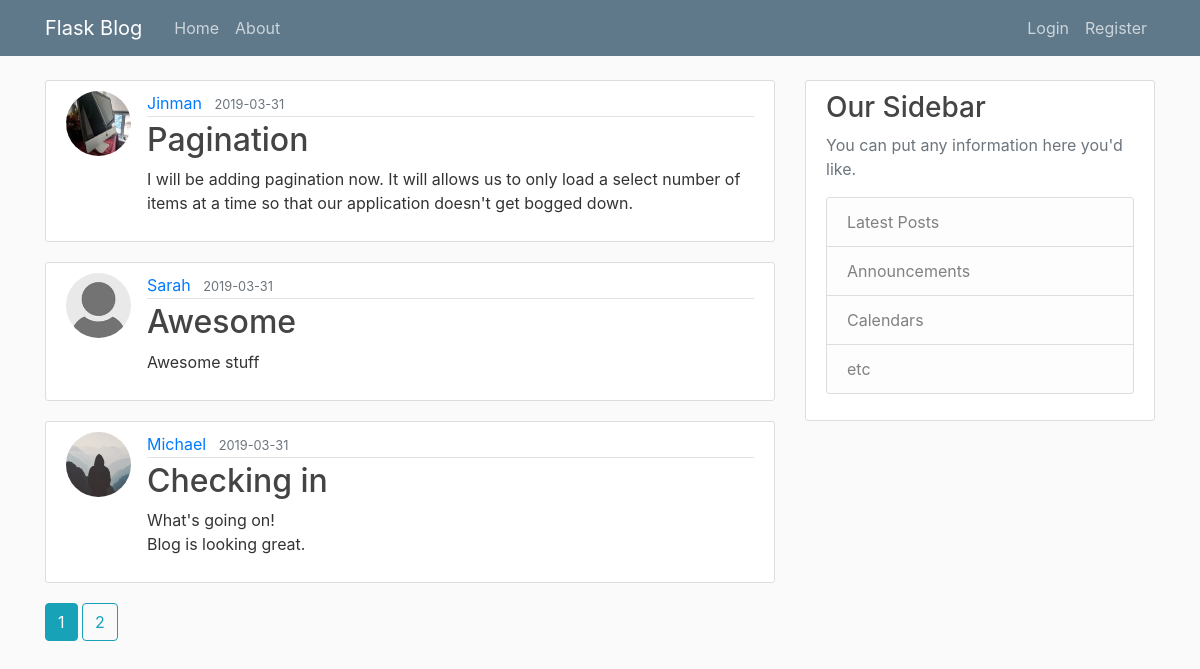
The page /home on the database its author committed.
### flaskblog/models.py (models this page shows, shortened)
class Post(db.Model):
	id = db.Column(db.Integer, primary_key=True)
	title = db.Column(db.String(100), nullable=False)
	date_posted = db.Column(db.DateTime, nullable=False, default=datetime.utcnow)
	content = db.Column(db.Text, nullable=False)
	user_id = db.Column(db.Integer, db.ForeignKey('user.id'), nullable=False)

class User(db.Model, UserMixin):
	id = db.Column(db.Integer, primary_key=True)
	username = db.Column(db.String(20), unique=True, nullable=False)
	email = db.Column(db.String(120), unique=True, nullable=False)
	image_file = db.Column(db.String(20), nullable=False, default='default.jpg')
	password = db.Column(db.String(15), nullable=False)
	posts = db.relationship('Post', backref='author', lazy=True)

### flaskblog/main/routes.py (the view)
@main.route("/")
@main.route("/home")
def home():
	page = request.args.get('page', 1, type=int)
	posts = Post.query.order_by(Post.date_posted.desc()).paginate(page=page, per_page=3)
	return render_template('home.html', posts=posts)

### flaskblog/templates/home.html
{% extends "layout.html" %}
{% block content %}
	{% for post in posts.items %}
		<article class="media content-section">
		  <img class="rounded-circle article-img" src="{{ url_for('static', filename='image/' + post.author.image_file)}}">
		  <div class="media-body">
		    <div class="article-metadata">
		      <a class="mr-2" href="{{ url_for('users.user_posts', username=post.author.username)}}">{{ post.author.username }}</a>
		      <small class="text-muted">{{ post.date_posted.strftime('%Y-%m-%d') }}</small>
		    </div>
		    <h2><a class="article-title" href="{{ url_for('posts.post', post_id=post.id)}}">{{ post.title }}</a></h2>
		    <p class="article-content">{{ post.content }}</p>
		  </div>
		</article>
	{% endfor %}
	{% for page_num in posts.iter_pages(left_edge=1, right_edge=1, left_current=1, right_current=2) %}
		{% if page_num %}
			{% if posts.page == page_num %}
			<a class="btn btn-info mb-4" href="{{ url_for('main.home', page=page_num) }}">{{ page_num }}</a>
			{% else %}
			<a class="btn btn-outline-info mb-4" href="{{ url_for('main.home', page=page_num) }}">{{ page_num }}</a>
			{% endif %}
		{% else %}
			....
		{% endif %}
	{% endfor %}
{% endblock content %}

### flaskblog/templates/layout.html (shortened to what this page needs)
<!DOCTYPE html>
<html>
<head>
    <link rel="stylesheet" href="https://stackpath.bootstrapcdn.com/bootstrap/4.3.1/css/bootstrap.min.css">
    <link rel="stylesheet" type="text/css" href="{{ url_for('static', filename='main.css') }}">
</head>
<body>
	<header class="site-header">
	  <nav class="navbar navbar-expand-md navbar-dark bg-steel fixed-top">
	    <div class="container">
	      <a class="navbar-brand mr-4" href="/">Flask Blog</a>
	      <div class="collapse navbar-collapse" id="navbarToggle">
	        <div class="navbar-nav mr-auto">
	          <a class="nav-item nav-link" href="{{ url_for('main.home') }}">Home</a>
	          <a class="nav-item nav-link" href="{{ url_for('main.about') }}">About</a>
	        </div>
	        <div class="navbar-nav">
	          {% if current_user.is_authenticated %}
	           	  <a class="nav-item nav-link" href="{{ url_for('posts.new_post') }}">New Post</a>
	          	  <a class="nav-item nav-link" href="{{ url_for('users.account') }}">Account</a>
	          	  <a class="nav-item nav-link" href="{{ url_for('users.logout') }}">Logout</a>
	          {% else %}
		          <a class="nav-item nav-link" href="{{ url_for('users.login') }}">Login</a>
		          <a class="nav-item nav-link" href="{{ url_for('users.register') }}">Register</a>
	          {% endif %}
	        </div>
	      </div>
	    </div>
	  </nav>
	</header>
	<main role="main" class="container">
	  <div class="row">
	    <div class="col-md-8">
	      {% block content %}{% endblock %}
	    </div>
	    <div class="col-md-4">
	      <div class="content-section">
	        <h3>Our Sidebar</h3>
	        <p class='text-muted'>You can put any information here you'd like.
	          <ul class="list-group">
	            <li class="list-group-item list-group-item-light">Latest Posts</li>
	            <li class="list-group-item list-group-item-light">Announcements</li>
	            <li class="list-group-item list-group-item-light">Calendars</li>
	            <li class="list-group-item list-group-item-light">etc</li>
	          </ul>
	        </p>
	      </div>
	    </div>
	  </div>
	</main>
</body>
</html>

### flaskblog/static/main.css (style rules this page uses)
body { background: #fafafa; color: #333333; margin-top: 5rem; }
h1, h2, h3, h4, h5, h6 { color: #444444; }
.bg-steel { background-color: #5f788a; }
.site-header .navbar-nav .nav-link { color: #cbd5db; }
.content-section { background: #ffffff; padding: 10px 20px; border: 1px solid #dddddd; border-radius: 3px; margin-bottom: 20px; }
.article-title { color: #444444; }
.article-content { white-space: pre-line; }
.article-img { height: 65px; width: 65px; margin-right: 16px; }
.article-metadata { padding-bottom: 1px; margin-bottom: 4px; border-bottom: 1px solid #e3e3e3 }

### rows shown on the page
Post: image_file (picture), author.username "Jinman", date_posted "2019-03-31", title "Pagination", content "I will be adding pagination now. It will allows us to only load a select number of items at a time so that our application doesn't get bogged down."
Post: image_file (picture), author.username "Sarah", date_posted "2019-03-31", title "Awesome", content "Awesome stuff"
Post: image_file (placeholder picture), author.username "Michael", date_posted "2019-03-31", title "Checking in", content "What's going on! Blog is looking great."

### other values the page prints
{{ page_num }} "1"
{{ page_num }} "2"
